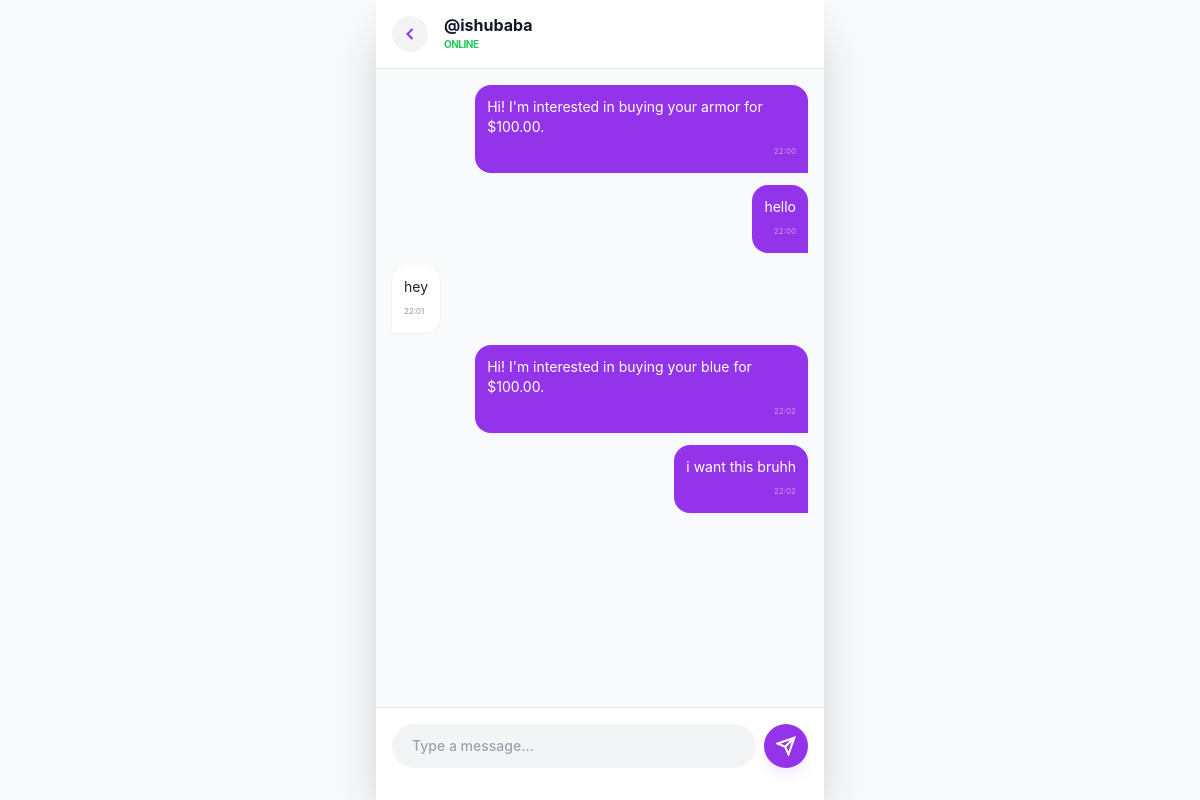
Screenshot of /chat/2/ (signed in) with the database file from the repository.
### myapp/models.py (models this page shows, shortened)
class Message(models.Model):
    sender = models.ForeignKey(User, on_delete=models.CASCADE, related_name="sent_msgs")
    receiver = models.ForeignKey(User, on_delete=models.CASCADE, related_name="received_msgs")
    content = models.TextField()
    timestamp = models.DateTimeField(auto_now_add=True)
    is_read = models.BooleanField(default=False)
    class Meta:
        ordering = ['timestamp']

### myapp/views.py (the view)
# urls.py: path('chat/<int:user_id>/', views.chat_room, name='chat_room'),
@login_required
def chat_room(request, user_id):
    partner = get_object_or_404(User, id=user_id)
    if request.method == "POST":
        content = request.POST.get('content')
        if content:
            Message.objects.create(sender=request.user, receiver=partner, content=content)
        return redirect('chat_room', user_id=user_id)
    messages = Message.objects.filter(
        (Q(sender=request.user) & Q(receiver=partner)) |
        (Q(sender=partner) & Q(receiver=request.user))
    )
    return render(request, 'chat_room.html', {'partner': partner, 'messages': messages})

### templates/chat_room.html (shortened to what this page needs)
<!DOCTYPE html>
<html lang="en">
<head>
    <script src="https://cdn.tailwindcss.com"></script>
</head>
<body class="bg-gray-50 h-screen flex flex-col max-w-md mx-auto shadow-2xl">
    <header class="p-4 bg-white border-b flex items-center gap-4 sticky top-0 z-10">
        <a href="{% url 'home' %}?view=chat" class="p-2 bg-gray-100 rounded-full text-purple-600">
            <svg width="20" height="20" fill="none" stroke="currentColor" stroke-width="2.5" viewBox="0 0 24 24"><path d="M15 18l-6-6 6-6"/></svg>
        </a>
        <div>
            <h1 class="font-bold text-gray-900 leading-none">@{{ partner.username }}</h1>
            <p class="text-[10px] text-green-500 font-bold uppercase mt-1 tracking-tighter">Online</p>
        </div>
    </header>
    <div id="chat-box" class="flex-grow p-4 overflow-y-auto flex flex-col gap-3">
        {% for msg in messages %}
        <div class="max-w-[80%] p-3 rounded-2xl text-sm shadow-sm
            {% if msg.sender == request.user %}
                self-end bg-purple-600 text-white rounded-br-none
            {% else %}
                self-start bg-white text-gray-800 rounded-bl-none
            {% endif %}">
            {{ msg.content }}
            <p class="text-[8px] opacity-50 mt-1 {% if msg.sender == request.user %} text-right {% endif %}">
                {{ msg.timestamp|date:"H:i" }}
            </p>
        </div>
        {% empty %}
        <div class="py-20 text-center text-gray-400 text-xs">No messages yet. Say hi!</div>
        {% endfor %}
    </div>
    <form method="POST" class="p-4 bg-white border-t flex gap-2 pb-8">
        <input name="content" type="text" placeholder="Type a message..." required autocomplete="off"
               class="flex-grow bg-gray-100 rounded-full px-5 py-3 outline-none focus:ring-2 ring-purple-500 transition-all font-medium text-sm">
        <button type="submit" class="bg-purple-600 text-white p-3 rounded-full font-bold shadow-lg shadow-purple-100 active:scale-95 transition-all">
            <svg width="20" height="20" fill="none" stroke="currentColor" stroke-width="2.5" viewBox="0 0 24 24"><path d="M22 2L11 13M22 2l-7 20-4-9-9-4 20-7z"/></svg>
        </button>
    </form>
</body>
</html>

### templates/chat_room.html (style rules this page uses)
body { font-family: 'Inter', sans-serif; }

### rows the page displays
Message: content "Hi! I'm interested in buying your armor for $100.00.", timestamp "22:00"
Message: content "hello", timestamp "22:00"
Message: content "hey", timestamp "22:01"
Message: content "Hi! I'm interested in buying your blue for $100.00.", timestamp "22:02"
Message: content "i want this bruhh", timestamp "22:02"

### other values shown
{{ partner.username }} "ishubaba"
